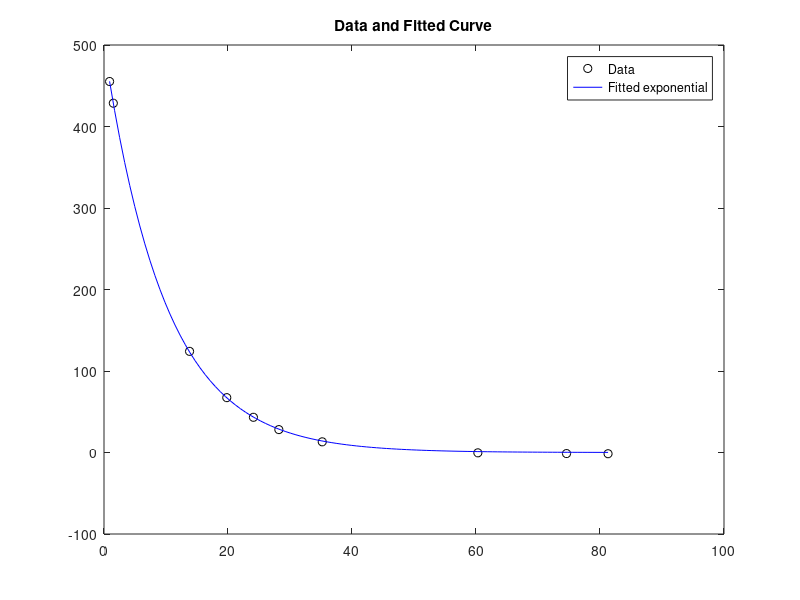

The MATLAB source for this figure:
function [] = test_lsqcurvefit()

xdata = ...
 [0.9 1.5 13.8 19.8 24.1 28.2 35.2 60.3 74.6 81.3];
ydata = ...
 [455.2 428.6 124.1 67.3 43.2 28.1 13.1 -0.4 -1.3 -1.5];

fun = @(x,xdata)x(1)*exp(x(2)*xdata);

x0 = [100,-1];
[x,resnorm,residual,exitflag,output] = lsqcurvefit(fun,x0,xdata,ydata);

disp("results:")
disp(x)
disp(exitflag)
disp(output)

times = linspace(xdata(1),xdata(end));
plot(xdata,ydata,'ko',times,fun(x,times),'b-')
legend('Data','Fitted exponential')
title('Data and Fitted Curve')

end
